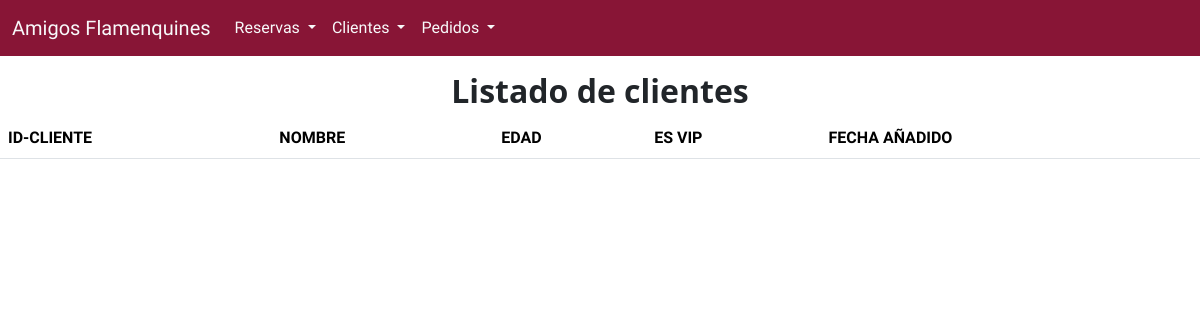
/mostrar_listado_clientes.php, run on an earlier commit of the app's database.
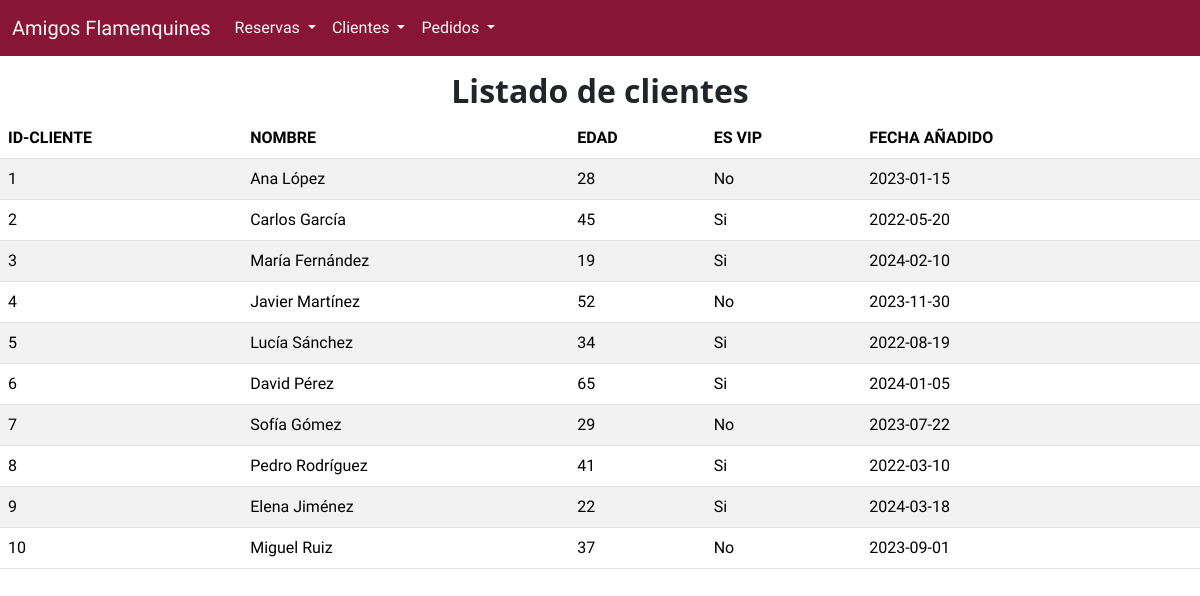
And on a later commit of the database.
### tables this page shows
CREATE TABLE `client` (
  `id_client` int NOT NULL,
  `date_created_account` date NOT NULL,
  `age` int NOT NULL,
  `is_vip` tinyint(1) NOT NULL,
  `name` varchar(50) NOT NULL
);

### mostrar_listado_clientes.php (the view, shortened to what this page needs)
<?php
$conexion = obtenerConexion();
$sql = "SELECT * FROM client";
$resultado = mysqli_query($conexion, $sql);
$tabla = "<table class='table table-striped' id='listadoClientesAlmacenados'>";
$tabla .= "<thead><tr><th>ID-CLIENTE</th><th>NOMBRE</th><th>EDAD</th><th>ES VIP</th><th>FECHA AÑADIDO</th></tr></thead><tbody>";
while ($fila = mysqli_fetch_assoc($resultado)) {
    if ($fila["is_vip"] == "1") {
        $esVip = "No";
    }else{
        $esVip = "Si";
    }
    $tabla .= "<tr>";
    $tabla .= "<td>". $fila["id_client"] ."</td>";
    $tabla .= "<td>". $fila["name"] ."</td>";
    $tabla .= "<td>". $fila["age"] ."</td>";
    $tabla .= "<td>". $esVip ."</td>";
    $tabla .= "<td>". $fila["date_created_account"] ."</td>";
    $tabla .= "</tr>";
}
$tabla .= "</tbody></table>";
?>
    <h2 class="text-center" style="
font-family: 'Open Sans', sans-serif;">Listado de clientes</h2>
    <?php
        echo $tabla;
    ?>
</body>
</html>

What changed in the data, as far as the page shows it:
added client: id_client "1", name "Ana López", age "28", is_vip "No", date_created_account "2023-01-15"
added client: id_client "2", name "Carlos García", age "45", is_vip "Si", date_created_account "2022-05-20"
added client: id_client "3", name "María Fernández", age "19", is_vip "Si", date_created_account "2024-02-10"
added client: id_client "4", name "Javier Martínez", age "52", is_vip "No", date_created_account "2023-11-30"
added client: id_client "5", name "Lucía Sánchez", age "34", is_vip "Si", date_created_account "2022-08-19"
added client: id_client "6", name "David Pérez", age "65", is_vip "Si", date_created_account "2024-01-05"
added client: id_client "7", name "Sofía Gómez", age "29", is_vip "No", date_created_account "2023-07-22"
added client: id_client "8", name "Pedro Rodríguez", age "41", is_vip "Si", date_created_account "2022-03-10"
added client: id_client "9", name "Elena Jiménez", age "22", is_vip "Si", date_created_account "2024-03-18"
added client: id_client "10", name "Miguel Ruiz", age "37", is_vip "No", date_created_account "2023-09-01"
